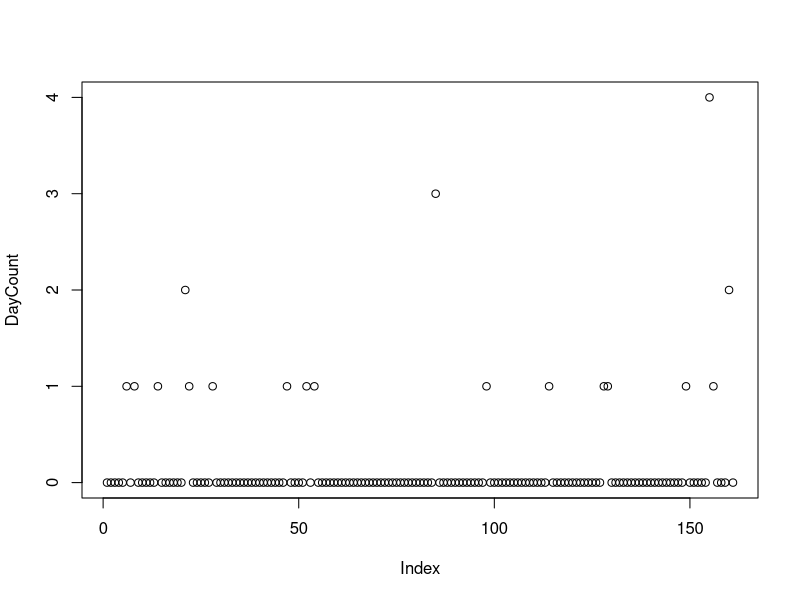

This figure's R source:
dataw <- read.csv("melbourne.csv", header = TRUE)

limit <- 43

dataw$lim <- dataw$Max >limit

xx <- table(dataw$Year,dataw$lim)


DayCount <- xx[,-1]


plot(DayCount)

